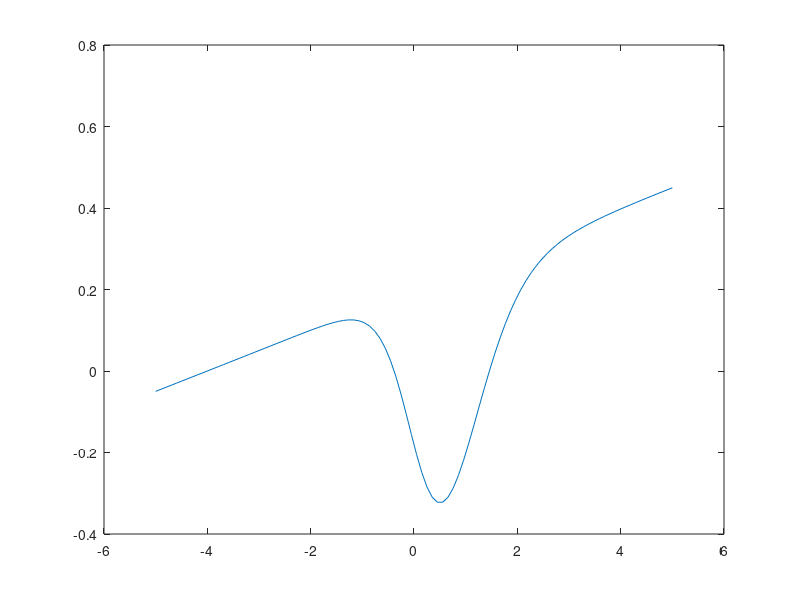

This figure's MATLAB source: (Note: this script raises an error after producing the figure.)
clc;
clear;
close all;

f = @(x) 1/5 + 1/20*x + 1./(1+exp(-2*(x-1))) - 1./(1+exp(-3*x));

x = linspace(-5,5,100);
y = f(x);

A = [];
B = [];
R = [];

for k = 1:length(x)-1
    if y(k)*y(k+1) <= 0
        A = [A x(k)];
        B = [B x(k+1)];
    end
end

for m = 1:length(A)
    a = A(m);
    b = B(m);
    fa = f(a);
    fb = f(b);
    xm = (a*fb - b*fa)/(fb - fa);
    fm = f(xm);
    i = 1;
    while i < 1000 && abs(fm) >= 1e-6
        if fa*fm <= 0
            b = xm;
            fb = fm;
        else
            a = xm;
            fa = fm;
        end
        xm = (a*fb - b*fa)/(fb - fa);
        fm = f(xm);
        i = i+1;
    end
    R = [R xm];
end

plot(x, y)
hold on
yline(0)
plot(R, f(R), 'o')
xlabel('x')
ylabel('f(x)')
hold off
